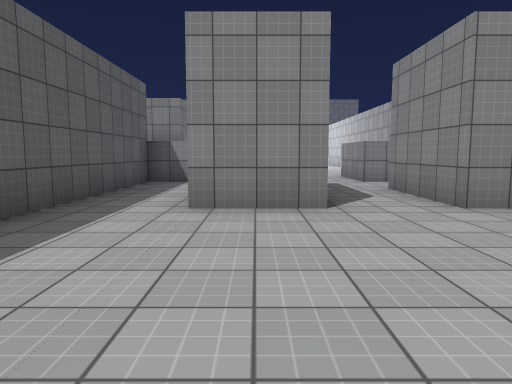
[1] (above)

16 first-person views from a walk through a 3-D level made in the Unity game engine. The camera is 1.3 m above the floor, tilts 6° down and sees 70° across. The floor is counted in squares, 2 m on a side. Each view is taken from the middle of a square. On the plan, view 1 faces up. The plan holds only what a view shows up to about 11 squares ahead; the rest is blank. The place goes on beyond the plan. The player is left out. Surface patterns are stand-ins for the level's own textures.

[2]
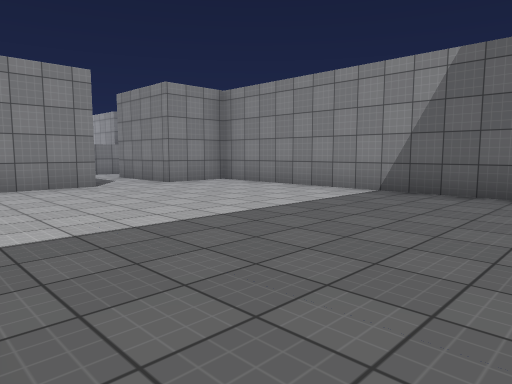

[3]
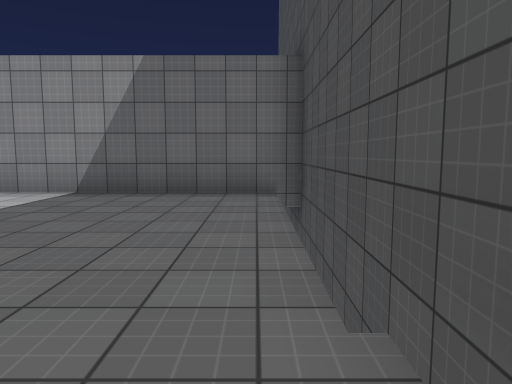

[4]
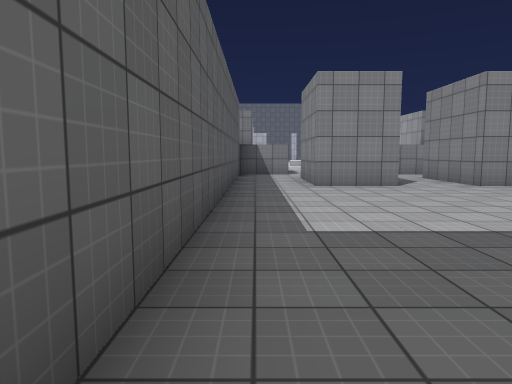

[5]
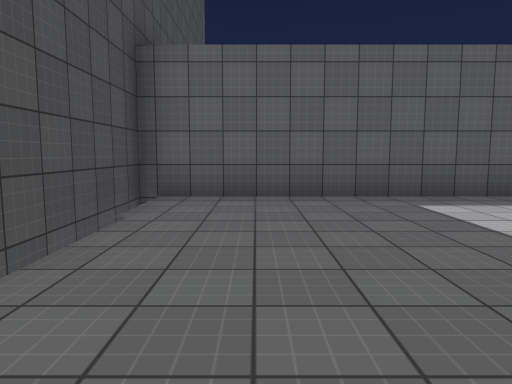

[6]
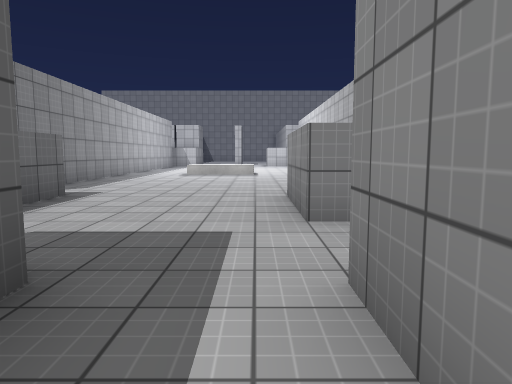

[7]
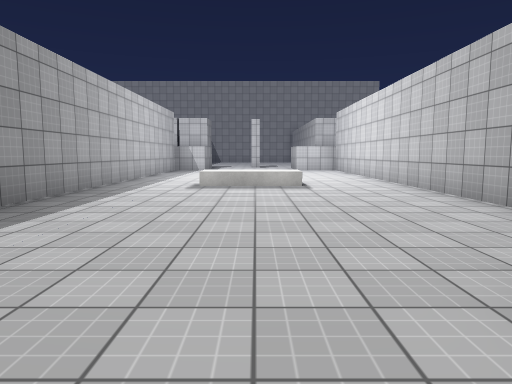

[8]
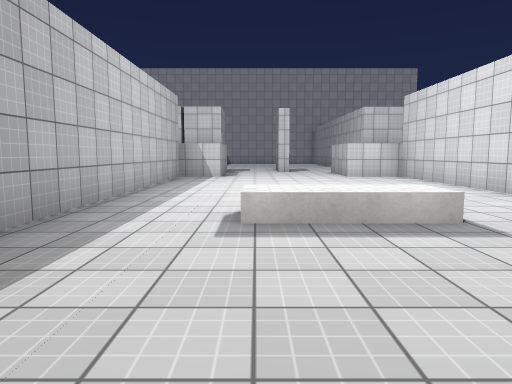

[9]
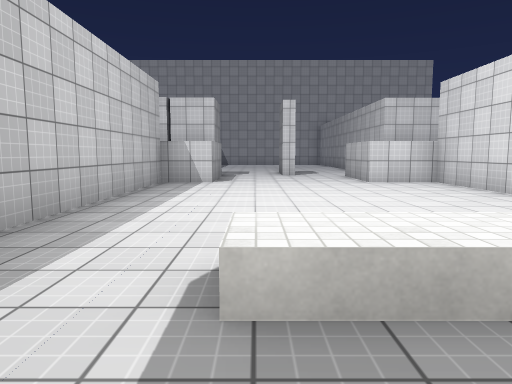

[10]
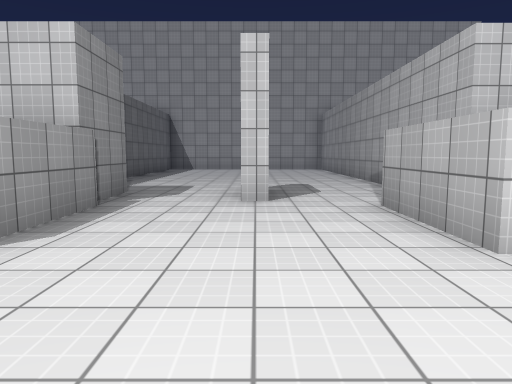

[11]
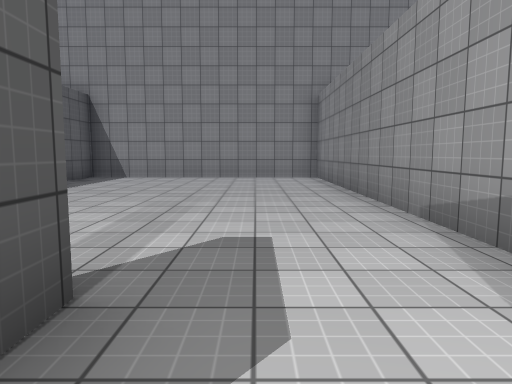

[12]
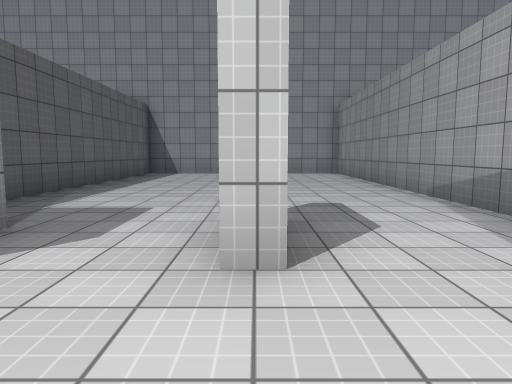

[13]
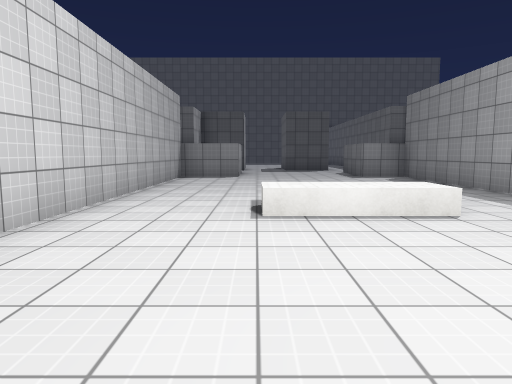

[14]
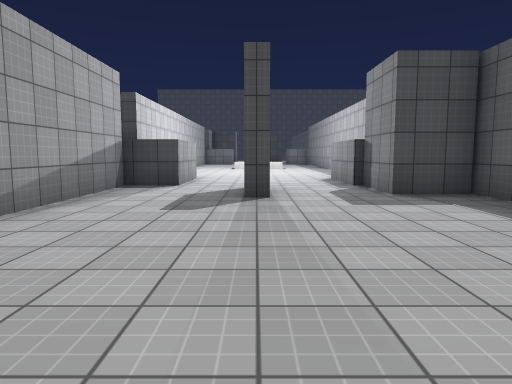

[15]
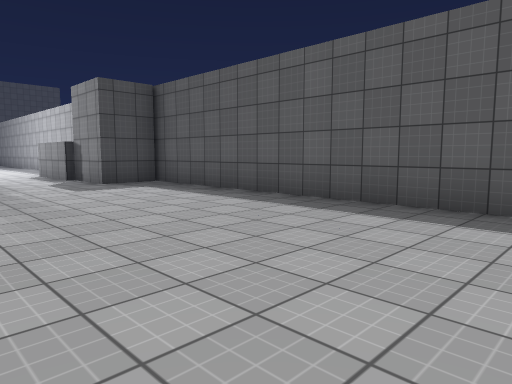

[16]
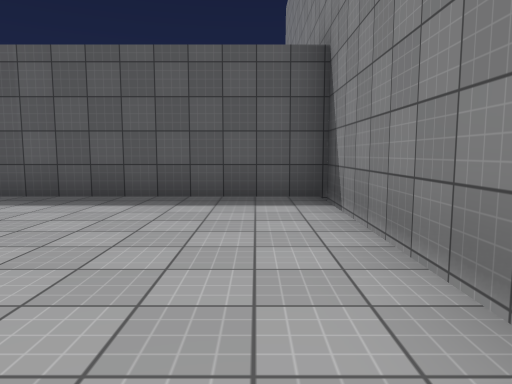

### Floor plan
Points are (right, up) in squares from view 1. A wall is a line through its corners. A room is listed if a view was taken in it or the views show most of it. See-through windows are left out.
Room 1 (views 1, 2, 3, 4, 5)
walls: (0.9, 4.3) (-0.8, 4.3); (-2.5, 4.6) (-2.5, -3.8) (4.1, -3.8) (4.1, 4.3) (2.5, 4.3)
ways out: opening at (-1.5, 5.5) to room 2; opening at (1.5, 5.5) to room 2
Room 2 (views 6, 7, 8, 9, 10, 11, 12, 13, 14, 15, 16)
walls: (-1, 25.6) (-1, 23.3) (-2.2, 23.3) (-2.2, 10.7) (-1, 10.7) (-1, 9.6); (1.2, 26) (0.8, 26); (0.8, 27.6) (1.2, 27.6) (1.2, 27.1); (3.1, 8.5) (2.5, 8.5) (2.5, 10.7) (4.1, 10.7) (4.1, 23.3) (2.5, 23.3) (2.5, 25.6) (3.7, 25.6) (3.7, 36.1) (-2.5, 36.1) (-2.5, 27.2) (-1.2, 27.2) (-1.2, 25.5); (-1.5, 8.5) (-2.5, 8.5) (-2.5, 4.6); (2.5, 4.3) (2.5, 6.9); (-0.8, 4.3) (-0.8, 6.8)
low walls: (-0.2, 17.2) (2, 17.2); (2, 16.4) (-0.2, 16.4)
ways out: opening at (-1.5, 5.5) to room 1; opening at (1.5, 5.5) to room 1

Where each view was taken, in squares from view 1:
view 1: 0 up, 0 right, facing up
view 2: 3 down, 2 left, facing up-right
view 3: 3 down, 2 left, facing right
view 4: 3 down, 2 left, facing up
view 5: 2 down, 3 right, facing left
view 6: 5 up, 2 right, facing up
view 7: 9 up, 1 right, facing up
view 8: 13 up, 0 right, facing up
view 9: 15 up, 0 right, facing up
view 10: 21 up, 1 right, facing up
view 11: 26 up, 2 right, facing up
view 12: 24 up, 1 right, facing up
view 13: 21 up, 2 right, facing down
view 14: 33 up, 1 right, facing down
view 15: 35 up, 2 right, facing down-left
view 16: 35 up, 3 right, facing left
